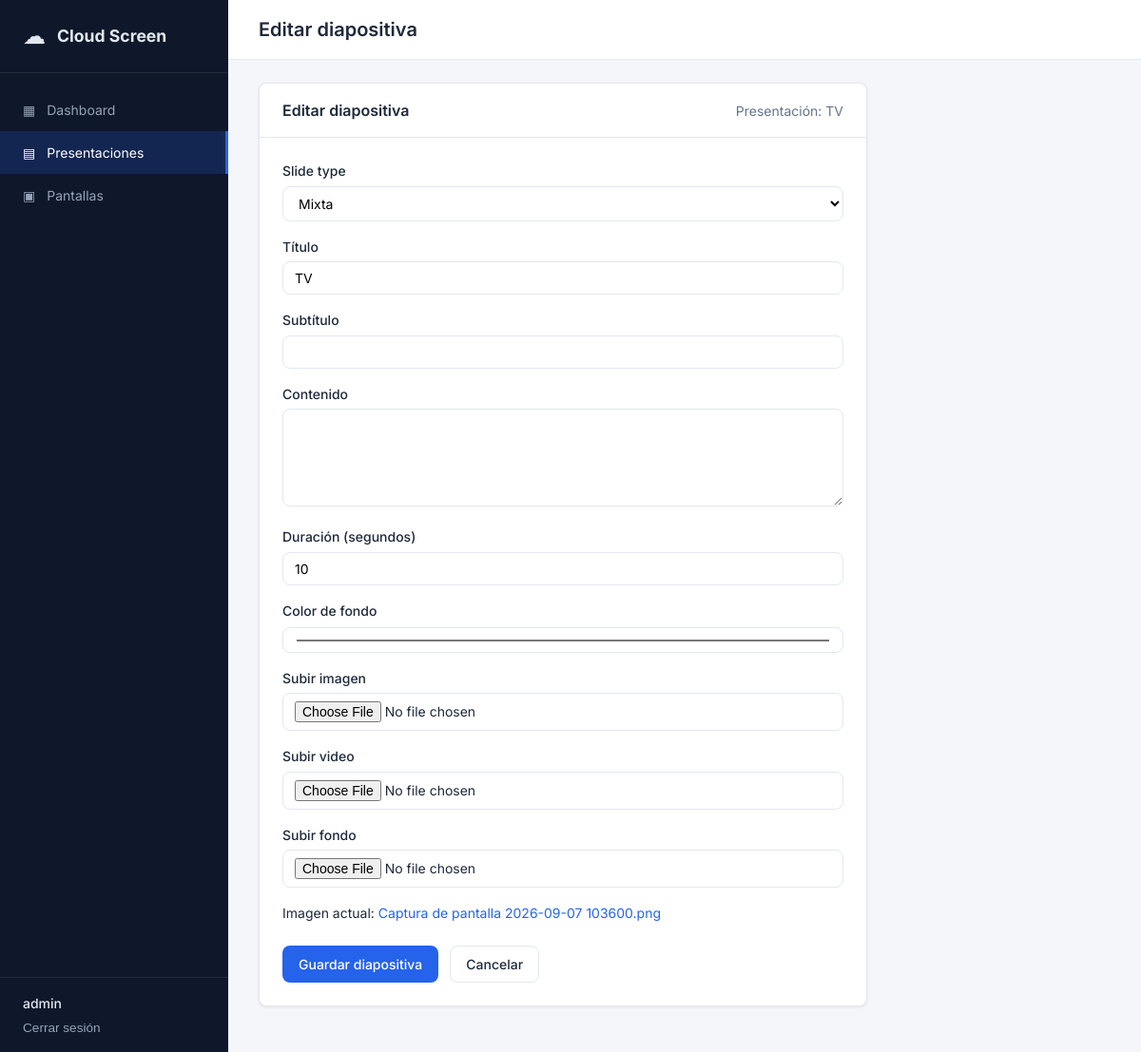
/presentations/slides/3/edit/ (signed in), run on the app's committed database.
### app/presentations/models.py (models this page shows, shortened)
class Presentation(models.Model):
    class Status(models.TextChoices):
        ACTIVE = "active", "Activa"
        INACTIVE = "inactive", "Inactiva"
    class SourceType(models.TextChoices):
        MANUAL = "manual", "Manual"
        POWERPOINT = "powerpoint", "PowerPoint"
    name = models.CharField("Nombre", max_length=200)
    description = models.TextField("Descripción", blank=True)
    status = models.CharField(
        max_length=20,
        choices=Status.choices,
        default=Status.ACTIVE,
    )
    token = models.CharField(max_length=64, unique=True, default=generate_presentation_token, editable=False)
    source_type = models.CharField(
        max_length=20,
        choices=SourceType.choices,
        default=SourceType.MANUAL,
    )
    created_by = models.ForeignKey(
        settings.AUTH_USER_MODEL,
        on_delete=models.SET_NULL,
        null=True,
        blank=True,
        related_name="presentations",
    )
    created_at = models.DateTimeField(auto_now_add=True)
    updated_at = models.DateTimeField(auto_now=True)
    class Meta:
        ordering = ["-updated_at"]
        verbose_name = "Presentación"
        verbose_name_plural = "Presentaciones"

class Slide(models.Model):
    class SlideType(models.TextChoices):
        TEXT = "text", "Texto"
        IMAGE = "image", "Imagen"
        VIDEO = "video", "Video"
        MIXED = "mixed", "Mixta"
    presentation = models.ForeignKey(
        Presentation,
        on_delete=models.CASCADE,
        related_name="slides",
    )
    order = models.PositiveIntegerField(default=0)
    slide_type = models.CharField(
        max_length=20,
        choices=SlideType.choices,
        default=SlideType.TEXT,
    )
    title = models.CharField("Título", max_length=200, blank=True)
    subtitle = models.CharField("Subtítulo", max_length=200, blank=True)
    content = models.TextField("Contenido", blank=True)
    duration = models.PositiveIntegerField("Duración (segundos)", default=10)
    background_color = models.CharField("Color de fondo", max_length=7, default="#1a1a2e")
    background_image = models.ForeignKey(
        MediaAsset,
        on_delete=models.SET_NULL,
        null=True,
        blank=True,
        related_name="background_slides",
    )
    image = models.ForeignKey(
        MediaAsset,
        on_delete=models.SET_NULL,
        null=True,
        blank=True,
        related_name="image_slides",
    )
    video = models.ForeignKey(
        MediaAsset,
        on_delete=models.SET_NULL,
        null=True,
        blank=True,
        related_name="video_slides",
    )
    custom_content = models.JSONField(default=dict, blank=True)
    created_at = models.DateTimeField(auto_now_add=True)
    updated_at = models.DateTimeField(auto_now=True)
    class Meta:
        ordering = ["order", "id"]
        verbose_name = "Diapositiva"
        verbose_name_plural = "Diapositivas"

class MediaAsset(models.Model):
    class MediaType(models.TextChoices):
        IMAGE = "image", "Imagen"
        VIDEO = "video", "Video"
        DOCUMENT = "document", "Documento"
    presentation = models.ForeignKey(
        Presentation,
        on_delete=models.CASCADE,
        related_name="media_assets",
        null=True,
        blank=True,
    )
    file = models.FileField(upload_to=media_upload_path)
    is_processed = models.BooleanField(
        default=False,
        help_text="True si el archivo fue generado por importación PowerPoint",
    )
    original_filename = models.CharField(max_length=255)
    media_type = models.CharField(max_length=20, choices=MediaType.choices)
    mime_type = models.CharField(max_length=100, blank=True)
    file_size = models.PositiveIntegerField(default=0)
    uploaded_by = models.ForeignKey(
        settings.AUTH_USER_MODEL,
        on_delete=models.SET_NULL,
        null=True,
        blank=True,
    )
    created_at = models.DateTimeField(auto_now_add=True)
    class Meta:
        ordering = ["-created_at"]
        verbose_name = "Archivo multimedia"
        verbose_name_plural = "Archivos multimedia"

### app/presentations/views.py (the view)
# urls.py: path("slides/<int:pk>/edit/", views.slide_edit, name="slide_edit"),
@login_required
@require_http_methods(["GET", "POST"])
def slide_edit(request, pk):
    slide = get_object_or_404(Slide, pk=pk)
    presentation = slide.presentation
    if request.method == "POST":
        form = SlideForm(request.POST, request.FILES, instance=slide)
        if form.is_valid():
            SlideService.update(
                slide,
                slide_type=form.cleaned_data["slide_type"],
                title=form.cleaned_data["title"],
                subtitle=form.cleaned_data["subtitle"],
                content=form.cleaned_data["content"],
                duration=form.cleaned_data["duration"],
                background_color=form.cleaned_data["background_color"],
                user=request.user,
            )
            if form.cleaned_data.get("upload_image"):
                media = MediaService.upload(presentation, form.cleaned_data["upload_image"], user=request.user)
                slide.image = media
                slide.save()
            if form.cleaned_data.get("upload_video"):
                media = MediaService.upload(presentation, form.cleaned_data["upload_video"], user=request.user)
                slide.video = media
                slide.save()
            if form.cleaned_data.get("upload_background"):
                media = MediaService.upload(presentation, form.cleaned_data["upload_background"], user=request.user)
                slide.background_image = media
                slide.save()
            messages.success(request, "Diapositiva actualizada.")
            return redirect("presentations:editor", pk=presentation.pk)
    else:
        form = SlideForm(instance=slide)
    return render(
        request,
        "presentations/slide_form.html",
        {"form": form, "presentation": presentation, "slide": slide, "title": "Editar diapositiva"},
    )

### templates/presentations/slide_form.html (shortened to what this page needs)
{% extends "base.html" %}
{% block page_title %}{{ title }}{% endblock %}
{% block content %}
<div class="card card-narrow">
    <div class="card-header">
        <h2>{{ title }}</h2>
        <span class="text-muted">Presentación: {{ presentation.name }}</span>
    </div>
    <div class="card-body">
        <form method="post" enctype="multipart/form-data" novalidate>
            {% for field in form %}
            <div class="form-group field-{{ field.name }}" id="group-{{ field.name }}">
                <label for="{{ field.id_for_label }}">{{ field.label }}</label>
                {{ field }}
            </div>
            {% endfor %}
            {% if slide %}
            <div class="current-media">
                {% if slide.image %}
                <p>Imagen actual: <a href="{{ slide.image.file.url }}" target="_blank">{{ slide.image.original_filename }}</a></p>
                {% endif %}
            </div>
            {% endif %}
            <div class="form-actions">
                <button type="submit" class="btn btn-primary">Guardar diapositiva</button>
                <a href="{% url 'presentations:editor' presentation.pk %}" class="btn btn-outline">Cancelar</a>
            </div>
        </form>
    </div>
</div>
{% endblock %}

### templates/base.html (shortened to what this page needs)
{% load static %}
<!DOCTYPE html>
<html lang="es">
<head>
    <link rel="stylesheet" href="{% static 'css/main.css' %}">
</head>
<body class="{% block body_class %}{% endblock %}">
    {% if user.is_authenticated %}
    <div class="app-layout">
        <aside class="sidebar">
            <div class="sidebar-brand">
                <span class="brand-icon">☁</span>
                <span class="brand-text">Cloud Screen</span>
            </div>
            <nav class="sidebar-nav">
                <a href="{% url 'core:dashboard' %}" class="nav-link {% if request.resolver_match.url_name == 'dashboard' %}active{% endif %}">
                    <span class="nav-icon">▦</span> Dashboard
                </a>
                <a href="{% url 'presentations:list' %}" class="nav-link {% if 'presentations' in request.path and '/p/' not in request.path %}active{% endif %}">
                    <span class="nav-icon">▤</span> Presentaciones
                </a>
                <a href="{% url 'screens:list' %}" class="nav-link {% if 'screens' in request.path %}active{% endif %}">
                    <span class="nav-icon">▣</span> Pantallas
                </a>
            </nav>
            <div class="sidebar-footer">
                <div class="user-info">
                    <span class="user-name">{{ user.username }}</span>
                    <form method="post" action="{% url 'accounts:logout' %}">
                        <button type="submit" class="btn-link">Cerrar sesión</button>
                    </form>
                </div>
            </div>
        </aside>
        <div class="main-wrapper">
            <header class="topbar">
                <h1 class="page-title">{% block page_title %}Dashboard{% endblock %}</h1>
            </header>
            <main class="main-content">
                {% block content %}{% endblock %}
            </main>
        </div>
    </div>
    {% else %}
    {% block auth_content %}{% endblock %}
    {% endif %}
</body>
</html>

### static/css/main.css (style rules this page uses)
:root { --color-bg: #f4f6f9; --color-surface: #ffffff; --color-border: #e2e8f0; --color-text: #1e293b; --color-text-muted: #64748b; --color-primary: #2563eb; --color-primary-hover: #1d4ed8; --color-success: #16a34a; --color-warning: #d97706; --color-danger: #dc2626; --sidebar-width: 240px; --radius: 8px; --shadow: 0 1px 3px rgba(0,0,0,.08); }
* { box-sizing: border-box; margin: 0; padding: 0; }
body { font-family: 'Inter', -apple-system, BlinkMacSystemFont, sans-serif; background: var(--color-bg); color: var(--color-text); line-height: 1.5; font-size: 14px; }
a { color: var(--color-primary); text-decoration: none; }
.app-layout { display: flex; min-height: 100vh; }
.sidebar { width: var(--sidebar-width); background: #0f172a; color: #e2e8f0; display: flex; flex-direction: column; position: fixed; top: 0; left: 0; bottom: 0; z-index: 100; }
.sidebar-brand { padding: 1.25rem 1.5rem; display: flex; align-items: center; gap: .75rem; border-bottom: 1px solid rgba(255,255,255,.08); }
.brand-icon { font-size: 1.5rem; }
.brand-text { font-weight: 700; font-size: 1.1rem; }
.sidebar-nav { flex: 1; padding: 1rem 0; }
.nav-link { display: flex; align-items: center; gap: .75rem; padding: .75rem 1.5rem; color: #94a3b8; text-decoration: none; transition: all .15s; }
.nav-link.active { background: rgba(37,99,235,.2); color: #fff; border-right: 3px solid var(--color-primary); }
.sidebar-footer { padding: 1rem 1.5rem; border-top: 1px solid rgba(255,255,255,.08); }
.user-name { display: block; font-weight: 500; margin-bottom: .25rem; }
.btn-link { background: none; border: none; color: #94a3b8; cursor: pointer; font-size: .85rem; padding: 0; }
.main-wrapper { margin-left: var(--sidebar-width); flex: 1; display: flex; flex-direction: column; min-height: 100vh; }
.topbar { background: var(--color-surface); border-bottom: 1px solid var(--color-border); padding: 1rem 2rem; display: flex; align-items: center; justify-content: space-between; position: sticky; top: 0; z-index: 50; }
.page-title { font-size: 1.25rem; font-weight: 600; }
.main-content { padding: 1.5rem 2rem; flex: 1; }
.card { background: var(--color-surface); border: 1px solid var(--color-border); border-radius: var(--radius); box-shadow: var(--shadow); margin-bottom: 1.5rem; }
.card-narrow { max-width: 640px; }
.card-header { padding: 1rem 1.5rem; border-bottom: 1px solid var(--color-border); display: flex; align-items: center; justify-content: space-between; }
.card-header h2 { font-size: 1rem; font-weight: 600; }
.card-body { padding: 1.5rem; }
.btn { display: inline-flex; align-items: center; justify-content: center; padding: .5rem 1rem; border-radius: var(--radius); font-size: .875rem; font-weight: 500; border: 1px solid transparent; cursor: pointer; text-decoration: none; transition: all .15s; font-family: inherit; }
.btn-primary { background: var(--color-primary); color: #fff; }
.btn-outline { background: #fff; border-color: var(--color-border); color: var(--color-text); }
.form-group { margin-bottom: 1rem; }
.form-group label { display: block; font-weight: 500; margin-bottom: .35rem; font-size: .875rem; }
.form-control, .form-select { width: 100%; padding: .5rem .75rem; border: 1px solid var(--color-border); border-radius: var(--radius); font-size: .875rem; font-family: inherit; background: #fff; }
.form-actions { display: flex; gap: .75rem; margin-top: 1.5rem; flex-wrap: wrap; }
.text-muted { color: var(--color-text-muted); }

### data on the page
Presentation: name "TV"
Slide: form "Mixta" "TV" "10" "#1a1a2e", image.original_filename "Captura de pantalla 2026-09-07 103600.png"

### other printed values
{{ user.username }} "admin"
{{ title }} "Editar diapositiva"
{{ field.label }} "Slide type" "Título" "Subtítulo" "Contenido" "Duración (segundos)" "Color de fondo" "Subir imagen" "Subir video" "Subir fondo"
